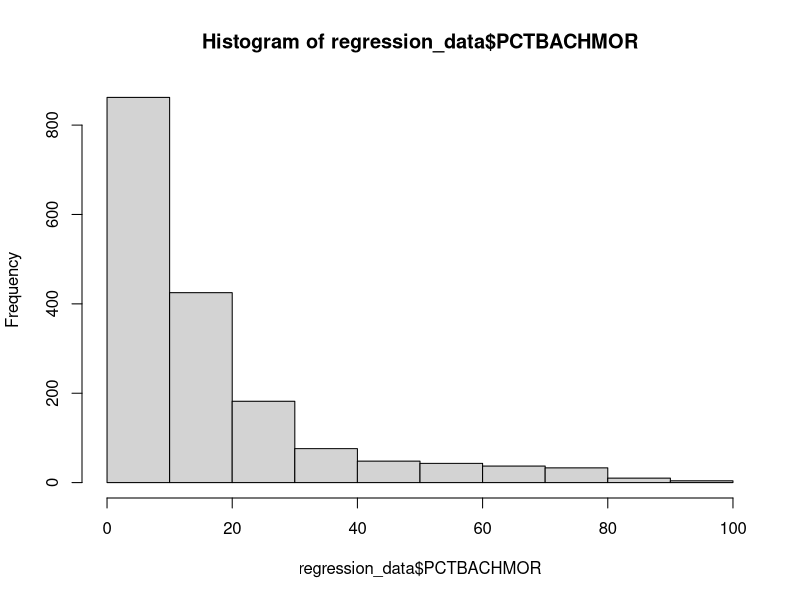
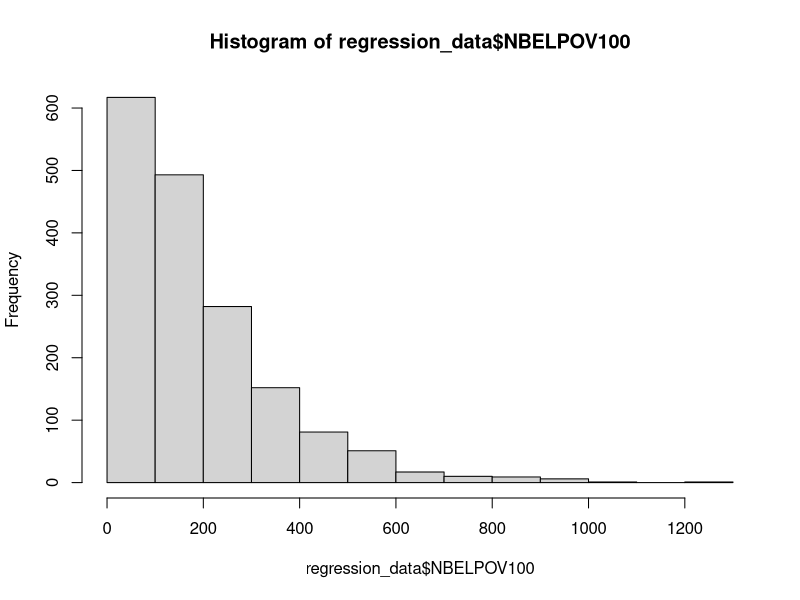
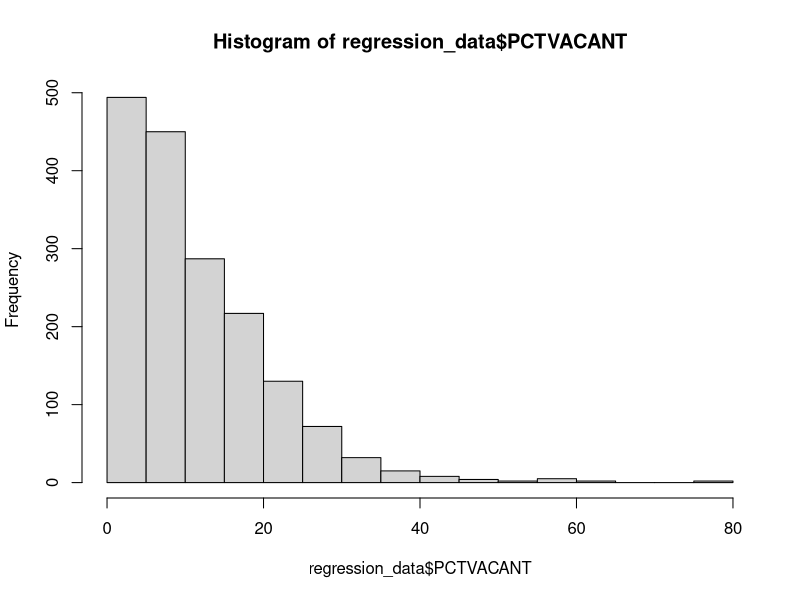
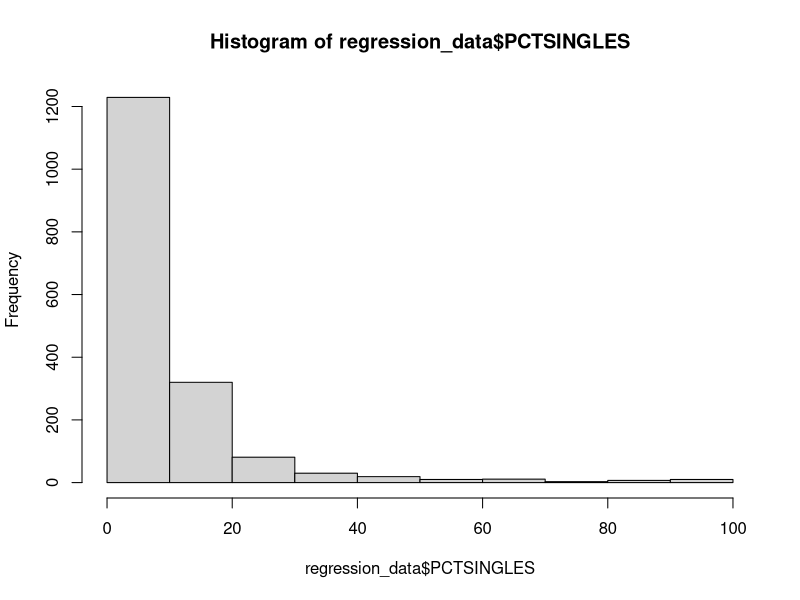
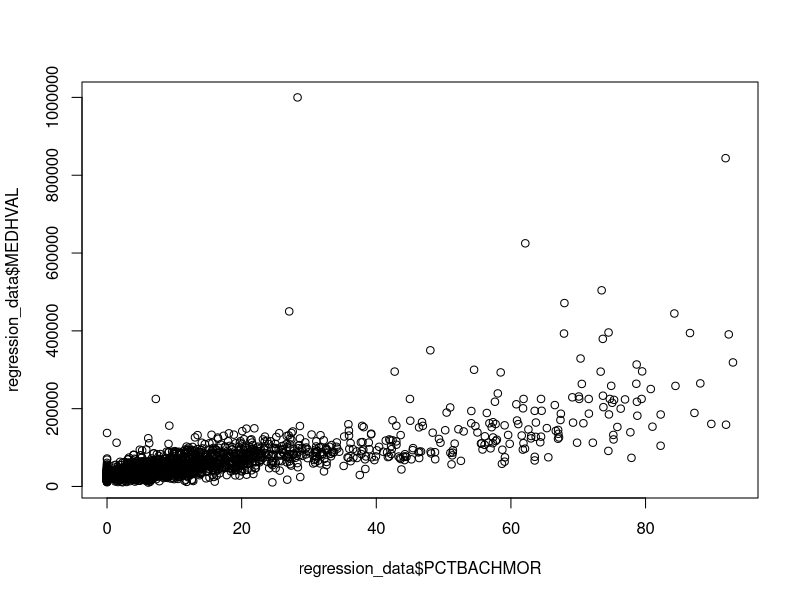
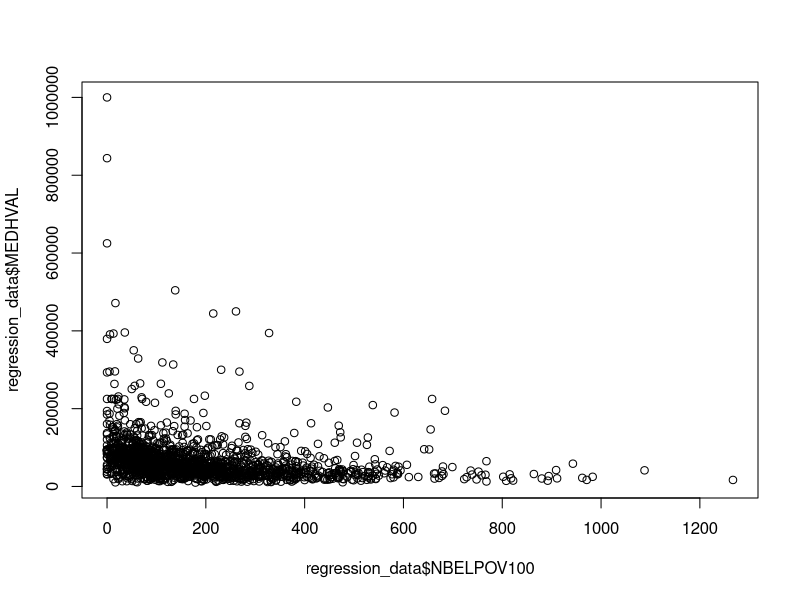
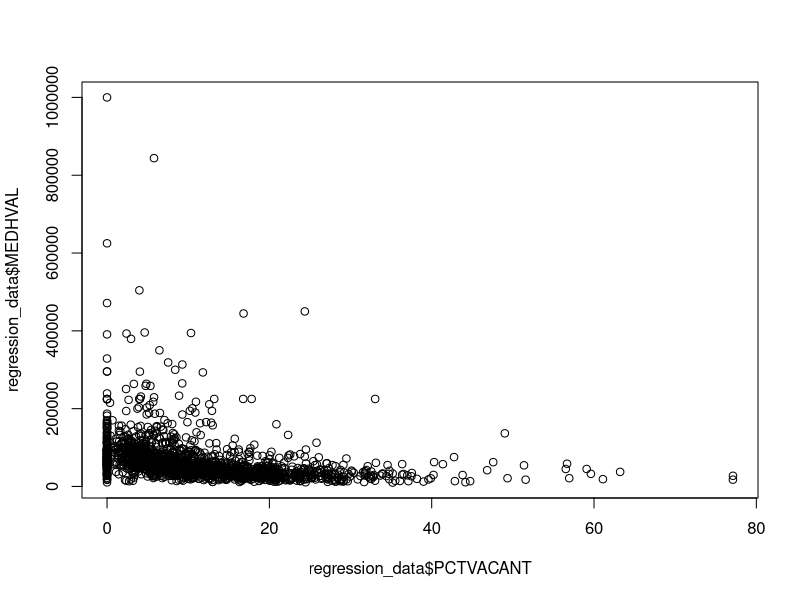
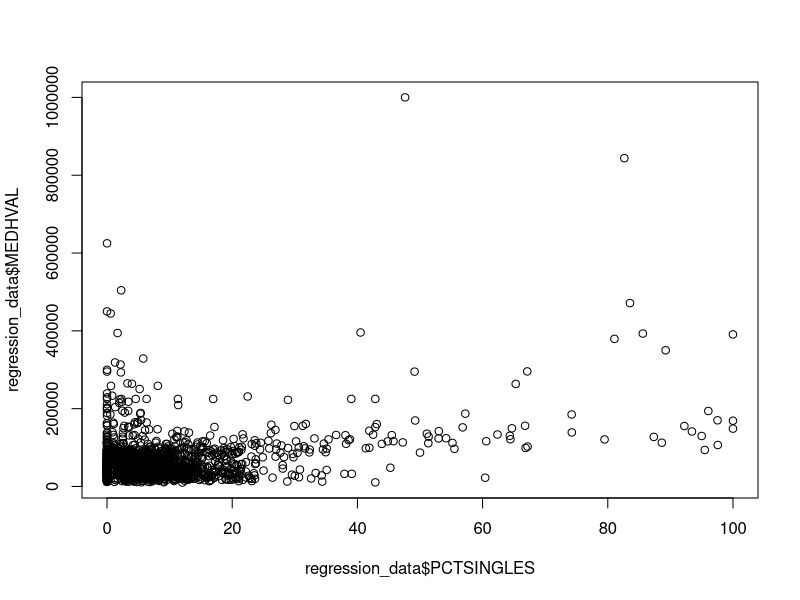

Reproduce these figures in R, in order.
## ---- chunk 1
#| echo: false
## ---- chunk 2
#| echo: false
regression_data <- read.csv("./RegressionData.csv")
options(scipen = 999)
## ---- chunk 3
hist(regression_data$PCTBACHMOR)
hist(regression_data$NBELPOV100)
hist(regression_data$PCTVACANT)
hist(regression_data$PCTSINGLES)

plot(regression_data$PCTBACHMOR, regression_data$MEDHVAL)
plot(regression_data$NBELPOV100, regression_data$MEDHVAL)
plot(regression_data$PCTVACANT, regression_data$MEDHVAL)
plot(regression_data$PCTSINGLES, regression_data$MEDHVAL)

mean_medhval <- mean(regression_data$MEDHVAL)
mean_pctbachmor <- mean(regression_data$PCTBACHMOR)
mean_nbelpov100 <- mean(regression_data$NBELPOV100)
mean_pctvacant <- mean(regression_data$PCTVACANT)
mean_pctsingles <- mean(regression_data$PCTSINGLES)

sd_medhval <- sd(regression_data$MEDHVAL)
sd_pctbachmor <- sd(regression_data$PCTBACHMOR)
sd_nbelpov100 <- sd(regression_data$NBELPOV100)
sd_pctvacant <- sd(regression_data$PCTVACANT)
sd_pctsingles <- sd(regression_data$PCTSINGLES)
## ---- chunk 4

## ---- chunk 5

